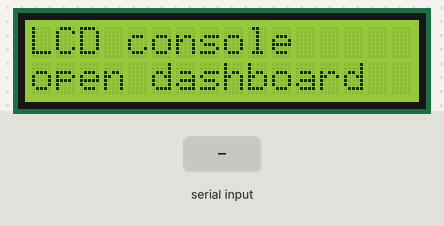
Recording of a sketch running on a simulated Arduino Uno, built with avr-gcc and run on an emulated ATmega328P. Shown: 16×2 character LCD. The inputs (shaded band) are chosen by the test bench. What the sketch prints to the serial monitor is not drawn.

Above: at 1.2 s.
1.3 s: "WALK 1\n" received over Serial
At 1.7 s:
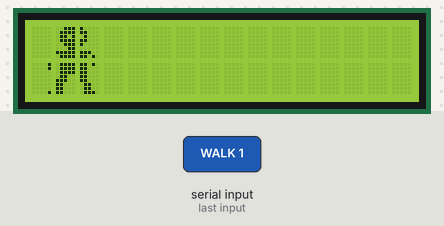
3.2 s: "PIX \n" received over Serial
At 3.9 s:
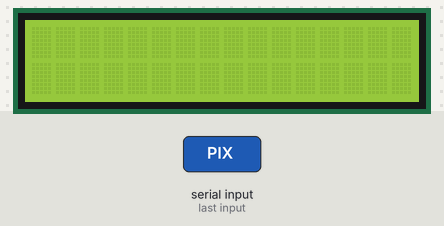
4.7 s: "BL 0\n" received over Serial
At 5.1 s:
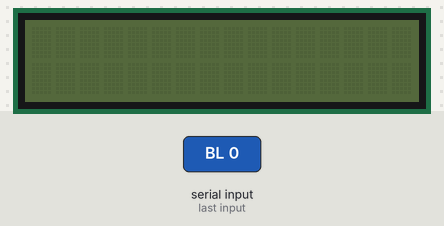
6.2 s: "WALK 1\n" received over Serial
At 6.6 s:
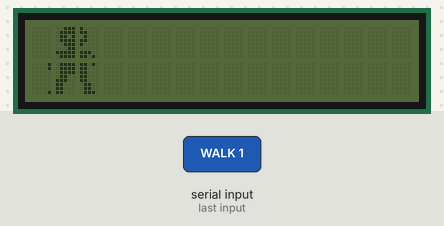
9.6 s: "BL 1\n" received over Serial
At 11.23 s:
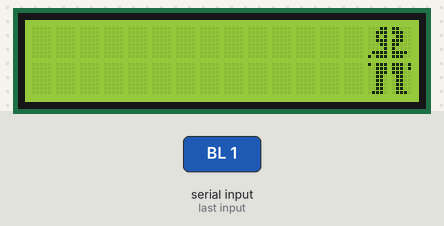
Timing chart, 0 to 12.7 s (numbered marks = the images above; inputs shaded):
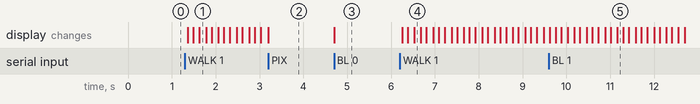

The sketch:

lcd_console.ino
```cpp
// LCD console: a 16x2 I2C LCD (Uno, 0x27) controlled by text commands over serial (115200).
// Driven by dashboard/uno-lcd.html via Web Serial. One command per line; every line gets a reply.
//   L0 <text> | L1 <text>   set a row (padded/truncated to 16 chars)
//   CLR                     clear the screen and stop any animation
//   BL 0|1                  backlight off/on
//   PIX <128 hex digits>    20x16 pixel image: 8 tiles x 8 rows, 5-bit rows (bit 4 = leftmost)
//   WALK 0|1                walking-character animation off/on
// Replies: "READY" at boot, then "OK" or "ERR <reason>".
#include <Wire.h>
#ifdef __AVR__
#include <avr/pgmspace.h>  // other cores (ESP32) get PROGMEM from Arduino.h
#endif
#include <LiquidCrystal_I2C.h>

LiquidCrystal_I2C lcd(0x27, 16, 2);

const byte TILE_W = 5, TILE_H = 8, SPRITE_W = 10, SPRITE_H = 16, WIN_TILES = 3;
const byte PIX_COL = 6;                    // 4-column image block centred on 16 columns
const int MAX_X = 16 * TILE_W - SPRITE_W;  // rightmost walker pixel position
const byte STEP_PX = 2;
const unsigned long FRAME_MS = 140;

// Walker sprite, '#' = lit pixel, facing right. Rows 0-5 head, 6-10 torso, 11-15 legs.
const char head[6][11] PROGMEM = {
  "...####...", "..######..", "..##.#.#..", "..######..", "...####...", "....##....",
};
const char torso[2][5][11] PROGMEM = {
  {".########.", "#.######..", "#.######.#", "..######.#", "..######.."},
  {".########.", "..######.#", "#.######.#", "#.######..", "..######.."},
};
const char legs[4][5][11] PROGMEM = {
  {"..##..##..", "..##..###.", ".##....##.", ".##....##.", "###....###"},
  {"..##..##..", "..##..##..", "..##..##..", "..##..##..", ".###..###."},
  {"..##..##..", ".###..##..", ".##....##.", ".##....##.", "###....###"},
  {"..##..##..", "..##..##..", "..##..##..", "..##..##..", ".###..###."},
};

char buf[140];
byte len = 0;
bool overflow = false;  // current line too long: discard it up to the next newline
bool walking = false;
int posX = 0, dir = 1, prevCol = -1;
byte frame = 0;
unsigned long lastFrame = 0;

void showRow(byte row, const char *text) {
  char out[17];
  snprintf(out, sizeof out, "%-16.16s", text);
  lcd.setCursor(0, row);
  lcd.print(out);
}

byte hexVal(char c) { return c <= '9' ? c - '0' : (c | 0x20) - 'a' + 10; }

// Parses 128 hex digits into 8 glyphs and shows them as a 4x2 block.
bool showPixels(const char *hex) {
  if (strlen(hex) != 128) return false;
  byte tiles[8][TILE_H];
  for (byte i = 0; i < 64; i++) {
    if (!isxdigit(hex[2 * i]) || !isxdigit(hex[2 * i + 1])) return false;
    tiles[i / TILE_H][i % TILE_H] = (hexVal(hex[2 * i]) << 4 | hexVal(hex[2 * i + 1])) & 0x1F;
  }
  for (byte i = 0; i < 8; i++) lcd.createChar(i, tiles[i]);
  for (byte r = 0; r < 2; r++) {
    lcd.setCursor(PIX_COL, r);
    for (byte t = 0; t < 4; t++) lcd.write((byte)(r * 4 + t));
  }
  return true;
}

bool spritePixel(byte x, byte y) {
  const char *row;
  if (y < 6) row = head[y];
  else if (y < 11) row = torso[(frame / 2) & 1][y - 6];
  else row = legs[frame & 3][y - 11];
  return pgm_read_byte(row + x) == '#';
}

void drawWalker() {
  byte offset = posX % TILE_W;
  int col = posX / TILE_W;
  byte tiles[WIN_TILES * 2][TILE_H] = {};
  for (byte y = 0; y < SPRITE_H; y++)
    for (byte x = 0; x < SPRITE_W; x++) {
      if (!spritePixel(dir > 0 ? x : SPRITE_W - 1 - x, y)) continue;
      byte wx = offset + x;
      tiles[(y / TILE_H) * WIN_TILES + wx / TILE_W][y % TILE_H] |= 1 << (TILE_W - 1 - wx % TILE_W);
    }
  for (byte i = 0; i < WIN_TILES * 2; i++) lcd.createChar(i, tiles[i]);
  if (prevCol >= 0)
    for (byte t = 0; t < WIN_TILES; t++) {
      int c = prevCol + t;
      if (c < col || c >= col + WIN_TILES)
        for (byte r = 0; r < 2; r++) { lcd.setCursor(c, r); lcd.print(' '); }
    }
  for (byte r = 0; r < 2; r++)
    for (byte t = 0; t < WIN_TILES && col + t < 16; t++) {
      lcd.setCursor(col + t, r);
      lcd.write((byte)(r * WIN_TILES + t));
    }
  prevCol = col;
}

void stepWalker() {
  drawWalker();
  frame = (frame + 1) & 3;
  posX += dir * STEP_PX;
  if (posX >= MAX_X) { posX = MAX_X; dir = -1; }
  else if (posX <= 0) { posX = 0; dir = 1; }
}

void startWalker(bool on) {
  walking = on;
  lcd.clear();
  posX = 0; dir = 1; frame = 0; prevCol = -1;
}

void handleLine(const char *s) {
  if (!strncmp(s, "L0 ", 3) || !strncmp(s, "L1 ", 3)) {
    if (walking) { Serial.println(F("ERR walking")); return; }
    showRow(s[1] - '0', s + 3);
  } else if (!strcmp(s, "CLR")) {
    startWalker(false);
  } else if (!strcmp(s, "BL 0") || !strcmp(s, "BL 1")) {
    if (s[3] == '1') lcd.backlight(); else lcd.noBacklight();
  } else if (!strncmp(s, "PIX ", 4)) {
    walking = false;
    lcd.clear();
    if (!showPixels(s + 4)) { Serial.println(F("ERR pix")); return; }
  } else if (!strcmp(s, "WALK 0") || !strcmp(s, "WALK 1")) {
    startWalker(s[5] == '1');
  } else {
    Serial.println(F("ERR unknown"));
    return;
  }
  Serial.println(F("OK"));
}

void setup() {
  Serial.begin(115200);
  lcd.init();
  lcd.backlight();
  showRow(0, "LCD console");
  showRow(1, "open dashboard");
  Serial.println(F("READY"));
}

void loop() {
  while (Serial.available()) {
    char c = Serial.read();
    if (c == '\n') { buf[len] = 0; handleLine(buf); len = 0; }
    else if (c != '\r') { if (len < sizeof buf - 1) buf[len++] = c; else len = sizeof buf; }
  }
  if (len == sizeof buf) { len = 0; Serial.println(F("ERR too long")); }  // overflowed line discarded at next \n boundary
  if (walking && millis() - lastFrame >= FRAME_MS) { lastFrame = millis(); stepWalker(); }
}
```

Measured:
- after the input at 1.3 s, the display: first changes after 0.06 s (image 1 shows a later state)
- after the input at 3.2 s, the display: changes at once (image 2)
- after the input at 4.7 s, the display: changes at once (image 3)
- after the input at 6.2 s, the display: first changes after 0.06 s (image 4 shows a later state)
- after the input at 9.6 s, the display: first changes at once (image 5 shows a later state)
